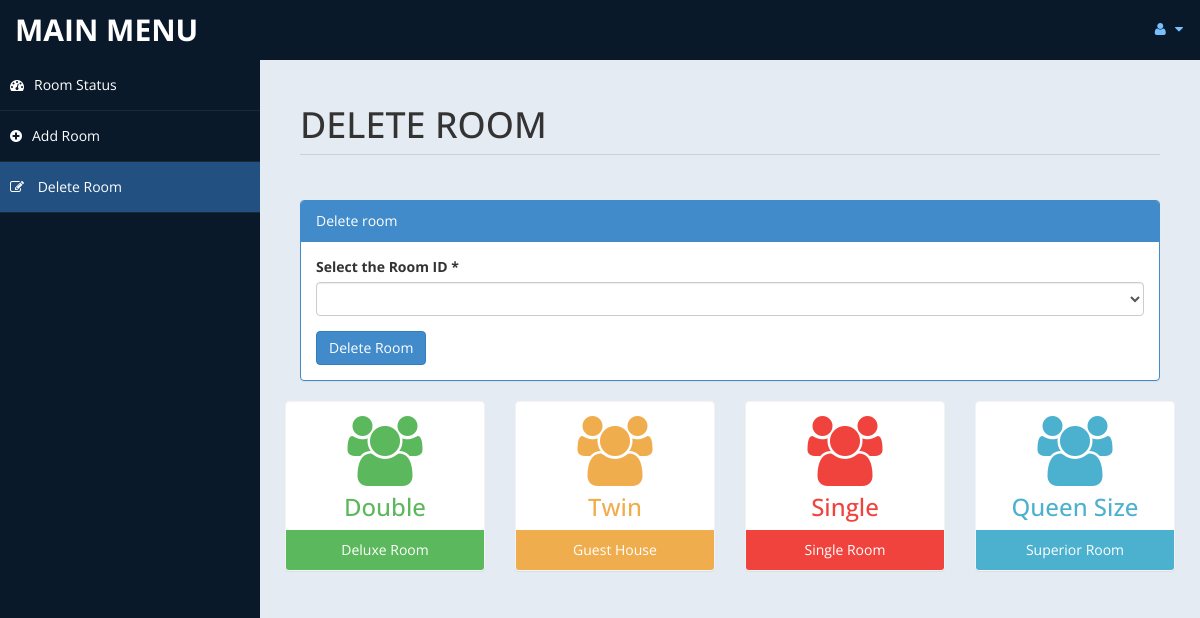
/admin/roomdel.php (signed in), run on the app's committed database.
### tables this page shows
CREATE TABLE IF NOT EXISTS room (
    id int(10) unsigned NOT NULL AUTO_INCREMENT,
    type varchar(15) DEFAULT NULL,
    bedding varchar(10) DEFAULT NULL,
    room_number varchar(20) DEFAULT NULL,
    place varchar(10) DEFAULT NULL,
    area varchar(100) NOT NULL DEFAULT 'Free WiFi, AC',
    size varchar(100) NOT NULL DEFAULT 'Standard 300 sq ft',
    status varchar(20) DEFAULT 'Available',
    cusid int(11) DEFAULT NULL,
    PRIMARY KEY (id),
    UNIQUE KEY unique_room_number (room_number)
);

### admin/roomdel.php (the view, shortened to what this page needs)
<?php
include('db.php');
$rsql ="select id from room";
$rre=mysqli_query($con,$rsql);
?>
<!DOCTYPE html>
<html xmlns="http://www.w3.org/1999/xhtml">
<head>
    <link href="assets/css/bootstrap.css" rel="stylesheet" />
    <link href="assets/css/font-awesome.css" rel="stylesheet" />
    <link href="assets/css/custom-styles.css" rel="stylesheet" />
</head>
<body>
    <div id="wrapper">
        <nav class="navbar navbar-default top-navbar" role="navigation">
            <div class="navbar-header">
                <a class="navbar-brand" href="home.php">MAIN MENU </a>
            </div>
            <ul class="nav navbar-top-links navbar-right">
                <li class="dropdown">
                    <a class="dropdown-toggle" data-toggle="dropdown" href="#" aria-expanded="false">
                        <i class="fa fa-user fa-fw"></i> <i class="fa fa-caret-down"></i>
                    </a>
                </li>
            </ul>
        </nav>
        <nav class="navbar-default navbar-side" role="navigation">
            <div class="sidebar-collapse">
                <ul class="nav" id="main-menu">
                    <li>
                        <a  href="settings.php"><i class="fa fa-dashboard"></i>Room Status</a>
                    </li>
					<li>
                        <a   href="room.php"><i class="fa fa-plus-circle"></i>Add Room</a>
                    </li>
                    <li>
                        <a  class="active-menu" href="roomdel.php"><i class="fa fa-pencil-square-o"></i> Delete Room</a>
                    </li>
            </div>
        </nav>
        <div id="page-wrapper" >
            <div id="page-inner">
			 <div class="row">
                    <div class="col-md-12">
                        <h1 class="page-header">
                           DELETE ROOM <small></small>
                        </h1>
                    </div>
                </div>
            <div class="row">
                <div class="col-md-12 col-sm-12">
                    <div class="panel panel-primary">
                        <div class="panel-heading">
                           Delete room
                        </div>
                        <div class="panel-body">
						<form name="form" method="post">
                            <div class="form-group">
                                            <label>Select the Room ID *</label>
                                            <select name="id"  class="form-control" required>
												<option value selected ></option>
												<?php
												while($rrow=mysqli_fetch_array($rre))
												{
												$value = $rrow['id'];
												 echo '<option value="'.$value.'">'.$value.'</option>';
												}
												?>
                                            </select>
                              </div>
							 <input type="submit" name="del" value="Delete Room" class="btn btn-primary">
							</form>
                        </div>
                    </div>
                </div>
           <?php
						include ('db.php');
						$sql = "select * from room";
						$re = mysqli_query($con,$sql)
				?>
                <div class="row">
				<?php
										while($row= mysqli_fetch_array($re))
										{
												$id = $row['type'];
											if($id == "Superior Room")
											{
												echo"<div class='col-md-3 col-sm-12 col-xs-12'>
													<div class='panel panel-primary text-center no-boder bg-color-blue'>
														<div class='panel-body'>
															<i class='fa fa-users fa-5x'></i>
															<h3>".$row['bedding']."</h3>
														</div>
														<div class='panel-footer back-footer-blue'>
															".$row['type']."
														</div>
													</div>
												</div>";
											}
											else if ($id == "Deluxe Room")
											{
												echo"<div class='col-md-3 col-sm-12 col-xs-12'>
													<div class='panel panel-primary text-center no-boder bg-color-green'>
														<div class='panel-body'>
															<i class='fa fa-users fa-5x'></i>
															<h3>".$row['bedding']."</h3>
														</div>
														<div class='panel-footer back-footer-green'>
															".$row['type']."
														</div>
													</div>
												</div>";
											}
											else if($id =="Guest House")
											{
												echo"<div class='col-md-3 col-sm-12 col-xs-12'>
													<div class='panel panel-primary text-center no-boder bg-color-brown'>
														<div class='panel-body'>
															<i class='fa fa-users fa-5x'></i>
															<h3>".$row['bedding']."</h3>
														</div>
														<div class='panel-footer back-footer-brown'>
															".$row['type']."
														</div>
													</div>
												</div>";
											}
											else if($id =="Single Room")
											{
												echo"<div class='col-md-3 col-sm-12 col-xs-12'>
													<div class='panel panel-primary text-center no-boder bg-color-red'>
														<div class='panel-body'>
															<i class='fa fa-users fa-5x'></i>
															<h3>".$row['bedding']."</h3>
														</div>
														<div class='panel-footer back-footer-red'>
															".$row['type']."
														</div>
													</div>
												</div>";
											}
										}
									?>
                </div>
					</div>
            </div>
        </div>
</body>
</html>

### admin/assets/css/custom-styles.css (style rules this page uses)
body { font-family: 'Open Sans', sans-serif; }
#wrapper { width: 100%; background:#09192A; }
#page-wrapper { padding: 15px 15px; min-height: 600px; background:#E5EBF2; }
#page-inner { width:100%; margin:10px 20px 10px 0px; background-color:transparent; padding:10px; min-height:1200px; }
.text-center { text-align:center; }
.no-boder { border:1px solid #f3f3f3; }
h1, .h1, h2, .h2, h3, .h3 { margin-top: 7px; margin-bottom: -5px; }
.page-header { padding-bottom: 9px; margin: 10px 0 45px; border-bottom: 1px solid #C7D1DD; }
.bg-color-green { background-color: #fff; color: #5cb85c; }
.bg-color-blue { background-color: #fff; color: #4CB1CF }
.bg-color-red { background-color: #fff; color:#F0433D; }
.bg-color-brown { background-color: #fff; color:#f0ad4e; }
.back-footer-green { background-color: #5cb85c; color:#fff; border-top: 0px solid #fff; }
.back-footer-red { background-color: #F0433D; color:#fff; border-top: 0px solid #fff; }
.back-footer-blue { background-color: #4CB1CF; color:#fff; border-top: 0px solid #fff; }
.back-footer-brown { background-color: #f0ad4e; color:#fff; border-top: 0px solid #fff; }
.top-navbar { margin:0px; }
.top-navbar .navbar-brand { color: #fff; width: 260px; text-align: left; height: 60px; font-size: 30px; font-weight: 700; text-transform: uppercase; line-height: 30px; }
.top-navbar .nav > li { position: relative; display: inline-block; }
.top-navbar .nav > li > a { position: relative; display: block; padding: 19px 15px; color: #77C0FD; }
.active-menu { background-color:#225081!important; }
.sidebar-collapse , .sidebar-collapse .nav { background:none; }
.sidebar-collapse .nav { padding:0; }
.sidebar-collapse .nav > li > a { color:#fff; background:transparent; text-shadow:none; }
.sidebar-collapse > .nav > li > a { padding:15px 10px; }
.sidebar-collapse > .nav > li { border-bottom: 1px solid rgba(107, 108, 109, 0.19); }
.navbar-side { border:none; background-color: transparent; }
.top-navbar { background:#09192A; border-bottom:none; }
.top-navbar .nav > li > a > i { margin-right: 2px; }
.navbar-default { border:0px solid black; }
.navbar-header { background: #09192A; }
.nav > li > a > i { margin-right:10px; }
@media (min-width:768px) { #page-wrapper { margin: 0 0 0 260px; padding: 15px 30px; min-height: 1200px; } }
@media (min-width:768px) { .navbar-side { z-index: 1; position: absolute; width: 260px; } }
@media (min-width:768px) { .navbar { border-radius: 0px; } }

### data on the page
room: bedding "Double", type "Deluxe Room"
room: bedding "Twin", type "Guest House"
room: bedding "Single", type "Single Room"
room: bedding "Queen Size", type "Superior Room"
